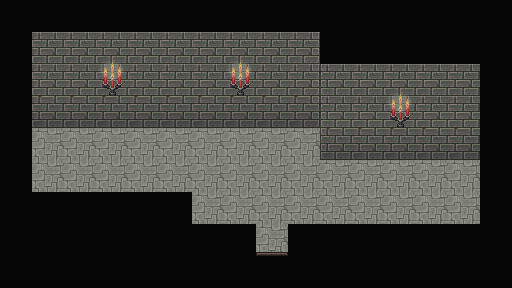

Rendered tile map (Tiled .tmx) drawn with the repository's tilesets; below, a short description and the full map source, tile grids included:
An orthogonal 16x9 tile map with 32x32 px tiles, 8 tile layers (壁周り, 床, 壁, ドア, ...), 5 tilesets.

<map version="1.10" tiledversion="1.11.2" orientation="orthogonal" renderorder="right-down" width="16" height="9" tilewidth="32" tileheight="32" infinite="0" nextlayerid="9" nextobjectid="1">
 <tileset firstgid="1" source="black.tsx" />
 <tileset firstgid="2" source="Ruin-F.tsx" />
 <tileset firstgid="258" source="Door.tsx" />
 <tileset firstgid="270" source="ModernI-A501.tsx" />
 <tileset firstgid="398" source="BlackMagic02.tsx" />
 <layer id="1" name="壁周り" width="16" height="9" locked="1">
  <data encoding="csv">
1,1,1,1,1,1,1,1,1,1,1,1,1,1,1,1,
1,0,0,0,0,0,0,0,0,0,1,1,1,1,1,1,
1,0,0,0,0,0,0,0,0,0,0,0,0,0,0,1,
1,0,0,0,0,0,0,0,0,0,0,0,0,0,0,1,
1,0,0,0,0,0,0,0,0,0,0,0,0,0,0,1,
1,0,0,0,0,0,0,0,0,0,0,0,0,0,0,1,
1,1,1,1,1,1,0,0,0,0,0,0,0,0,0,1,
1,1,1,1,1,1,1,1,0,1,1,1,1,1,1,1,
1,1,1,1,1,1,1,1,1,1,1,1,1,1,1,1
</data>
 </layer>
 <layer id="4" name="床" width="16" height="9" locked="1">
  <data encoding="csv">
0,0,0,0,0,0,0,0,0,0,0,0,0,0,0,0,
0,0,0,0,0,0,0,0,0,0,0,0,0,0,0,0,
0,0,0,0,0,0,0,0,0,0,0,0,0,0,0,0,
0,0,0,0,0,0,0,0,0,0,0,0,0,0,0,0,
0,136,136,136,136,136,136,136,136,136,0,0,0,0,0,0,
0,136,136,136,136,136,136,136,136,136,136,136,136,136,136,0,
0,0,0,0,0,0,136,136,136,136,136,136,136,136,136,0,
0,0,0,0,0,0,0,0,136,0,0,0,0,0,0,0,
0,0,0,0,0,0,0,0,0,0,0,0,0,0,0,0
</data>
 </layer>
 <layer id="2" name="壁" width="16" height="9" locked="1">
  <data encoding="csv">
0,0,0,0,0,0,0,0,0,0,0,0,0,0,0,0,
0,99,99,99,99,99,99,99,99,100,0,0,0,0,0,0,
0,99,99,99,99,99,99,99,99,100,98,99,99,99,99,0,
0,115,115,115,115,115,115,115,115,116,98,99,99,99,99,0,
0,0,0,0,0,0,0,0,0,0,114,115,115,115,115,0,
0,0,0,0,0,0,0,0,0,0,0,0,0,0,0,0,
0,0,0,0,0,0,0,0,0,0,0,0,0,0,0,0,
0,0,0,0,0,0,0,0,0,0,0,0,0,0,0,0,
0,0,0,0,0,0,0,0,0,0,0,0,0,0,0,0
</data>
 </layer>
 <layer id="3" name="ドア" width="16" height="9" locked="1">
  <data encoding="csv">
0,0,0,0,0,0,0,0,0,0,0,0,0,0,0,0,
0,0,0,0,0,0,0,0,0,0,0,0,0,0,0,0,
0,0,0,0,0,0,0,0,0,0,0,0,0,0,0,0,
0,0,0,0,0,0,0,0,0,0,0,0,0,0,0,0,
0,0,0,0,0,0,0,0,0,0,0,0,0,0,0,0,
0,0,0,0,0,0,0,0,0,0,0,0,0,0,0,0,
0,0,0,0,0,0,0,0,0,0,0,0,0,0,0,0,
0,0,0,0,0,0,0,0,267,0,0,0,0,0,0,0,
0,0,0,0,0,0,0,0,0,0,0,0,0,0,0,0
</data>
 </layer>
 <layer id="6" name="明かり(l" width="16" height="9" locked="1">
  <data encoding="csv">
0,0,0,0,0,0,0,0,0,0,0,0,0,0,0,0,
0,0,0,438,0,0,0,0,0,0,0,0,0,0,0,0,
0,0,0,444,0,0,0,0,0,0,0,0,0,0,0,0,
0,0,0,0,0,0,0,0,0,0,0,0,0,0,0,0,
0,0,0,0,0,0,0,0,0,0,0,0,0,0,0,0,
0,0,0,0,0,0,0,0,0,0,0,0,0,0,0,0,
0,0,0,0,0,0,0,0,0,0,0,0,0,0,0,0,
0,0,0,0,0,0,0,0,0,0,0,0,0,0,0,0,
0,0,0,0,0,0,0,0,0,0,0,0,0,0,0,0
</data>
 </layer>
 <layer id="7" name="明かり(l" width="16" height="9" locked="1">
  <data encoding="csv">
0,0,0,0,0,0,0,0,0,0,0,0,0,0,0,0,
0,0,0,0,0,0,0,438,0,0,0,0,0,0,0,0,
0,0,0,0,0,0,0,444,0,0,0,0,0,0,0,0,
0,0,0,0,0,0,0,0,0,0,0,0,0,0,0,0,
0,0,0,0,0,0,0,0,0,0,0,0,0,0,0,0,
0,0,0,0,0,0,0,0,0,0,0,0,0,0,0,0,
0,0,0,0,0,0,0,0,0,0,0,0,0,0,0,0,
0,0,0,0,0,0,0,0,0,0,0,0,0,0,0,0,
0,0,0,0,0,0,0,0,0,0,0,0,0,0,0,0
</data>
 </layer>
 <layer id="8" name="明かり(l" width="16" height="9" locked="1">
  <data encoding="csv">
0,0,0,0,0,0,0,0,0,0,0,0,0,0,0,0,
0,0,0,0,0,0,0,0,0,0,0,0,0,0,0,0,
0,0,0,0,0,0,0,0,0,0,0,0,438,0,0,0,
0,0,0,0,0,0,0,0,0,0,0,0,444,0,0,0,
0,0,0,0,0,0,0,0,0,0,0,0,0,0,0,0,
0,0,0,0,0,0,0,0,0,0,0,0,0,0,0,0,
0,0,0,0,0,0,0,0,0,0,0,0,0,0,0,0,
0,0,0,0,0,0,0,0,0,0,0,0,0,0,0,0,
0,0,0,0,0,0,0,0,0,0,0,0,0,0,0,0
</data>
 </layer>
 <layer id="5" name="影" width="16" height="9" locked="1" opacity="0.23">
  <data encoding="csv">
386,386,386,386,386,386,386,386,386,386,386,386,386,386,386,386,
386,386,386,386,386,386,386,386,386,386,386,386,386,386,386,386,
386,386,386,386,386,386,386,386,386,386,386,386,386,386,386,386,
386,386,386,386,386,386,386,386,386,386,386,386,386,386,386,386,
386,386,386,386,386,386,386,386,386,386,386,386,386,386,386,386,
386,386,386,386,386,386,386,386,386,386,386,386,386,386,386,386,
386,386,386,386,386,386,386,386,386,386,386,386,386,386,386,386,
386,386,386,386,386,386,386,386,386,386,386,386,386,386,386,386,
386,386,386,386,386,386,386,386,386,386,386,386,386,386,386,386
</data>
 </layer>
</map>
